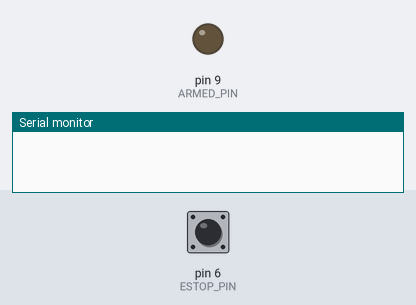
A sketch run on a simulated Arduino Uno, built with avr-gcc and run on an emulated ATmega328P. On the bench: output pins drawn as LEDs (lit = HIGH), the last lines printed to the serial monitor. The inputs (shaded band) are chosen by the test bench; at power-on: pin 6 (ESTOP_PIN) HIGH.

Above: at 1.2 s.
1.3 s: pin 6 (ESTOP_PIN) pulled LOW for 0.15 s
At 2.1 s:
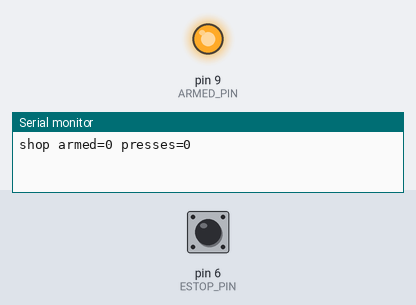
2.9 s: pin 6 (ESTOP_PIN) pulled LOW for 1 s
At 3.3 s:
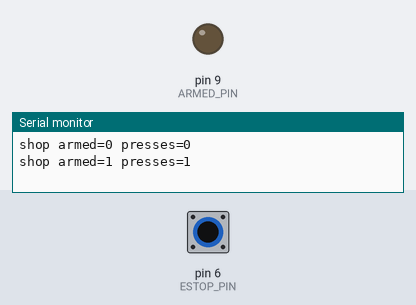
5.4 s: pin 6 (ESTOP_PIN) pulled LOW for 3.2 s
At 6.5 s:
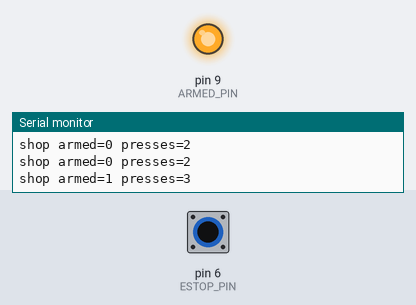
Timing chart, 0 to 8.4 s (numbered marks = the images above; inputs shaded):
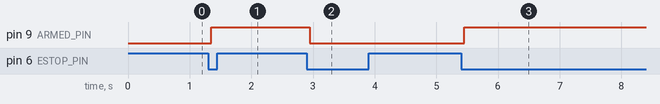

Measured:
- after the input at 1.3 s, pin 9 (ARMED_PIN): LOW → HIGH after 0.05 s
- after the input at 2.9 s, pin 9 (ARMED_PIN): HIGH → LOW after 0.05 s
- after the input at 5.4 s, pin 9 (ARMED_PIN): LOW → HIGH after 0.05 s

The sketch:

reference.ino
```cpp
// Shop bench run/stop: mushroom estop toggles the "machine armed" lamp.
// Estop contact on D6 (NC to ground via switch, pull-up), armed lamp on D9.

const uint8_t ESTOP_PIN = 6;
const uint8_t ARMED_PIN = 9;
const unsigned long SETTLE_MS = 50;
const unsigned long BEAT_MS = 1200;

bool armed = false;
uint8_t stable = HIGH;
uint8_t lastSeen = HIGH;
unsigned long edgeAt = 0;
unsigned long lastBeat = 0;
unsigned long pressCount = 0;
unsigned long bootMs = 0;

void writeArmed(bool level)
{
    armed = level;
    digitalWrite(ARMED_PIN, level ? HIGH : LOW);
}

void toggleArmed()
{
    writeArmed(!armed);
    pressCount++;
}

void heartbeat()
{
    Serial.print("shop armed=");
    Serial.print(armed ? 1 : 0);
    Serial.print(" presses=");
    Serial.println(pressCount);
}

void setup()
{
    pinMode(ESTOP_PIN, INPUT_PULLUP);
    pinMode(ARMED_PIN, OUTPUT);
    writeArmed(false);
    Serial.begin(9600);
    stable = digitalRead(ESTOP_PIN);
    lastSeen = stable;
    lastBeat = millis();
    bootMs = millis();
}

void loop()
{
    uint8_t sample = digitalRead(ESTOP_PIN);
    unsigned long now = millis();

    if (sample != lastSeen)
    {
        edgeAt = now;
        lastSeen = sample;
    }

    if ((now - edgeAt) >= SETTLE_MS && sample != stable)
    {
        stable = sample;
        if (stable == LOW)
        {
            toggleArmed();
        }
    }

    if (now - lastBeat >= BEAT_MS)
    {
        lastBeat = now;
        heartbeat();
    }
}
```
